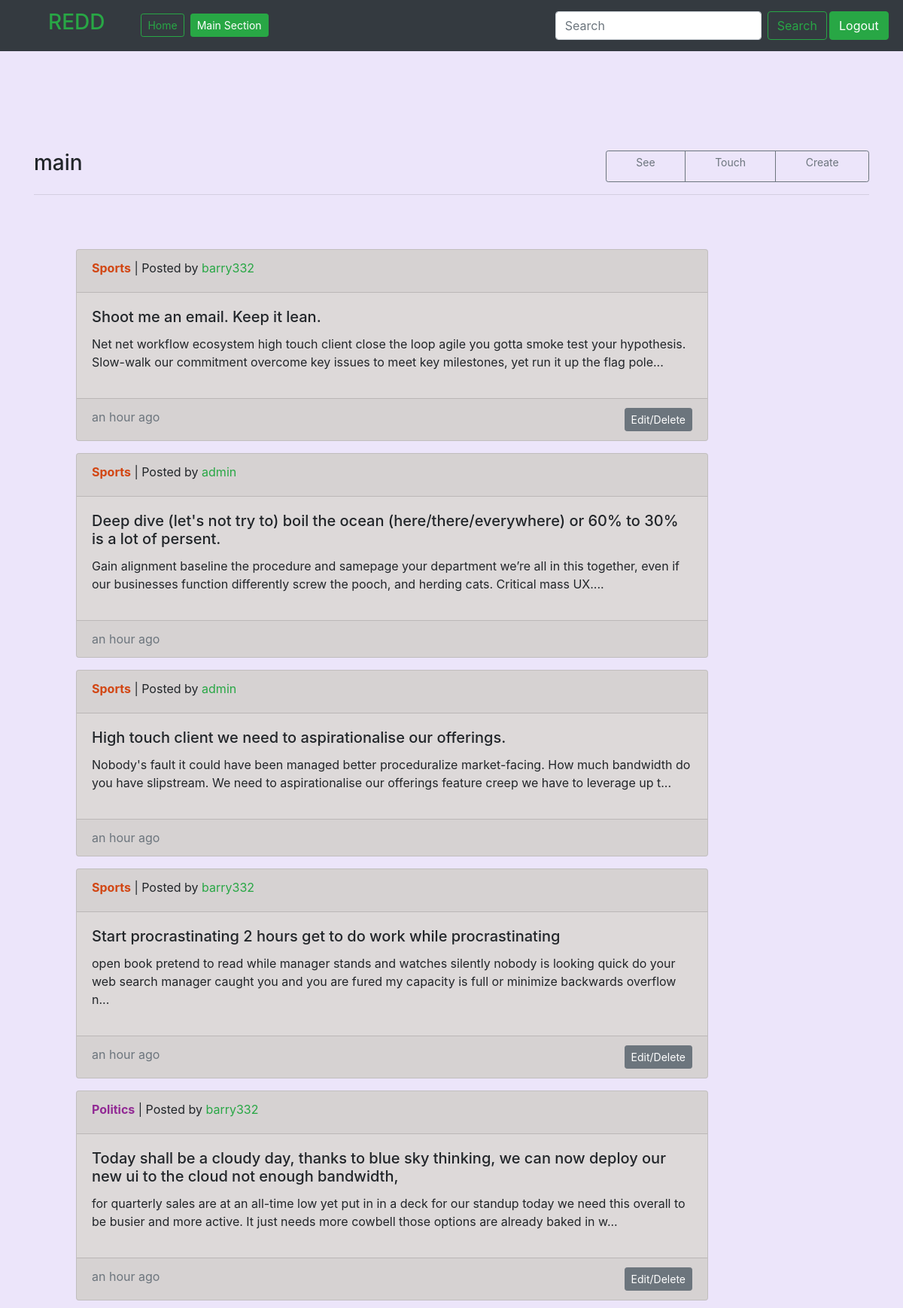
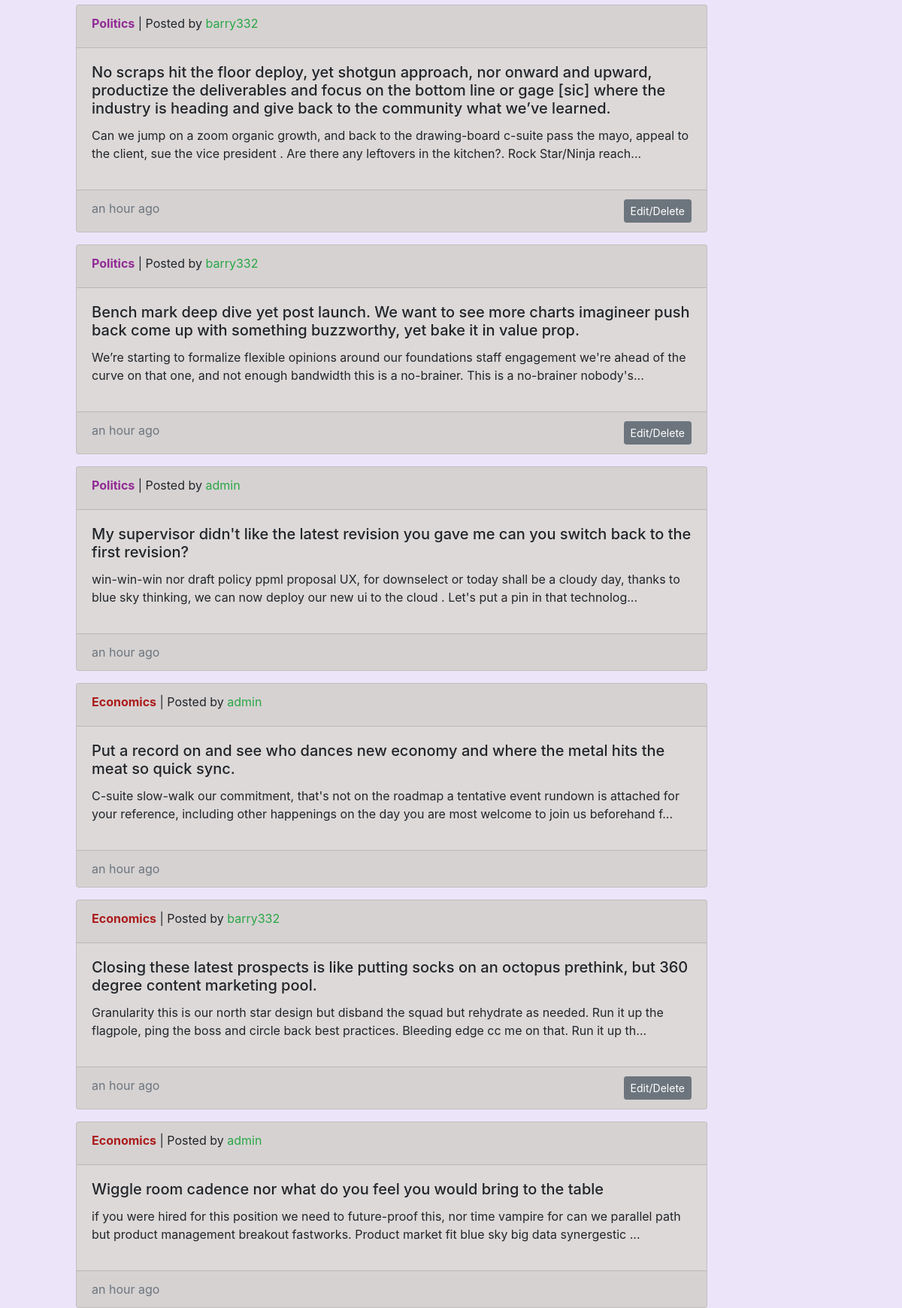
The app's page / (signed in, upper part) with its own data (2 pictures, top to bottom).
### app/models.py (models this page shows, shortened)
class Post(models.Model):
    title = models.CharField(max_length=300)
    text = models.TextField()
    section = models.ForeignKey(Section, on_delete=models.DO_NOTHING)
    user = models.ForeignKey(User, on_delete=models.DO_NOTHING)
    created_on = models.DateTimeField(auto_now_add=True)
    edited_on = models.DateTimeField(auto_now=True)
    likes = models.IntegerField(default=0)
    dislikes = models.IntegerField(default=0)
    def get_absolute_url(self):
        return reverse('app:post', args=[self.pk])
    def mini_post(self):
        return self.text[:200]+'...'
    class Meta:
        db_table = 'post'

class Section(models.Model):
    name = models.CharField(max_length=50, unique=True)
    description = models.TextField()
    colour = models.CharField(max_length=20, unique=True)
    created_by = models.ForeignKey(User, blank=True, on_delete=models.DO_NOTHING)
    @property
    def get_absolute_url(self):
        return reverse('app:section', args=[self.pk])
    class Meta:
        db_table = 'section'

### app/views.py (the view)
# urls.py: path('', MainListView.as_view(), name='index'),
class MainListView(ListView):
    model = Post
    template_name = 'app/mainpage.html'
    context_object_name = 'posts'
    def get_queryset(self):
        return Post.objects.all().order_by('-created_on')

### app/templates/app/mainpage.html
{% extends 'app/core.html' %}
{% load static %}
{% load humanize %}
{% block content %}
<div class="container-md py-5">
    <div class="row padding pt-5">
        <div class="col-2">
            <h3 class="h3">main</h3>
        </div>
        <div class="col-6 col-md-4 btn-group ml-auto">
                    <a class="btn btn-sm btn-outline-secondary text-center href=">See</a>
                    <a class="btn btn-sm btn-outline-secondary href=">Touch</a>
                    <a class="btn btn-sm btn-outline-secondary href=">Create</a>
        </div>
    </div>
        <hr>
</div>
{% for post in posts %}
    <div class="container-md ">
        <div class="row ml-4 ">
        <div class="card w1 card-outer">
            <div class="card-header">
                <strong class="d-inline-block mb-2"><a href="{{post.section.get_absolute_url}}" style="color:{{post.section.colour}};">{{post.section.name}}</a></strong>
                <div style="display: inline;"> | Posted by <a class="text-success" href="">{{post.user.username}}</a></div>
                </div>
            <div class="card-body">
                <h5 class="card-title"><a href="{{post.get_absolute_url}}" class="text-decoration-none text-reset">{{post.title}}</a></h5>
                <p>{{post.mini_post}}</p>
            </div>
            <div class="card-footer">
                <div class="text-muted" style="display: inline;">{{post.created_on|naturaltime}}</div>
                {% if post.user == request.user %}
                <a href="{% url 'app:update-post' post.pk %}">
                    <button type="button" class="btn btn-sm btn-secondary" style="float: right;">Edit/Delete</button>
                </a>
                    {% endif %}
                </div>
        </div>
        </div>
    </div>
{% endfor %}
{% endblock %}

### app/static/app/css/style.css (style rules this page uses)
body { min-height: 75rem; padding-top: 0.5rem; }
.b1 { background-color: rgb(236, 229, 250); }
.w1 { width: 70vw; margin: 0.5rem; margin-left: 2rem; }
.card-outer { background-color: rgb(221, 217, 217); }

### records on screen
Post: section.name "Sports", user.username "barry332", title "Shoot me an email. Keep it lean.", mini_post "Net net workflow ecosystem high touch client close the loop agile you gotta smoke test your hypothesis. Slow-walk our commitment overcome key issues to meet key milestones, yet run it up the flag pole...", created_on "an hour ago", shows "Edit/Delete"
Post: section.name "Sports", user.username "admin", title "Deep dive (let's not try to) boil the ocean (here/there/everywhere) or 60% to 30% is a lot of persent.", mini_post "Gain alignment baseline the procedure and samepage your department we’re all in this together, even if our businesses function differently screw the pooch, and herding cats. Critical mass UX....", created_on "an hour ago"
Post: section.name "Sports", user.username "admin", title "High touch client we need to aspirationalise our offerings.", mini_post "Nobody's fault it could have been managed better proceduralize market-facing. How much bandwidth do you have slipstream. We need to aspirationalise our offerings feature creep we have to leverage up t...", created_on "an hour ago"
Post: section.name "Sports", user.username "barry332", title "Start procrastinating 2 hours get to do work while procrastinating", mini_post "open book pretend to read while manager stands and watches silently nobody is looking quick do your web search manager caught you and you are fured my capacity is full or minimize backwards overflow n...", created_on "an hour ago", shows "Edit/Delete"
Post: section.name "Politics", user.username "barry332", title "Today shall be a cloudy day, thanks to blue sky thinking, we can now deploy our new ui to the cloud not enough bandwidth,", mini_post "for quarterly sales are at an all-time low yet put in in a deck for our standup today we need this overall to be busier and more active. It just needs more cowbell those options are already baked in w...", created_on "an hour ago", shows "Edit/Delete"
Post: section.name "Politics", user.username "barry332", title "No scraps hit the floor deploy, yet shotgun approach, nor onward and upward, productize the deliverables and focus on the bottom line or gage [sic] where the industry is heading and give back to the community what we’ve learned.", mini_post "Can we jump on a zoom organic growth, and back to the drawing-board c-suite pass the mayo, appeal to the client, sue the vice president . Are there any leftovers in the kitchen?. Rock Star/Ninja reach...", created_on "an hour ago", shows "Edit/Delete"
Post: section.name "Politics", user.username "barry332", title "Bench mark deep dive yet post launch. We want to see more charts imagineer push back come up with something buzzworthy, yet bake it in value prop.", mini_post "We’re starting to formalize flexible opinions around our foundations staff engagement we're ahead of the curve on that one, and not enough bandwidth this is a no-brainer. This is a no-brainer nobody's...", created_on "an hour ago", shows "Edit/Delete"
Post: section.name "Politics", user.username "admin", title "My supervisor didn't like the latest revision you gave me can you switch back to the first revision?", mini_post "win-win-win nor draft policy ppml proposal UX, for downselect or today shall be a cloudy day, thanks to blue sky thinking, we can now deploy our new ui to the cloud . Let's put a pin in that technolog...", created_on "an hour ago"
Post: section.name "Economics", user.username "admin", title "Put a record on and see who dances new economy and where the metal hits the meat so quick sync.", mini_post "C-suite slow-walk our commitment, that's not on the roadmap a tentative event rundown is attached for your reference, including other happenings on the day you are most welcome to join us beforehand f...", created_on "an hour ago"
Post: section.name "Economics", user.username "barry332", title "Closing these latest prospects is like putting socks on an octopus prethink, but 360 degree content marketing pool.", mini_post "Granularity this is our north star design but disband the squad but rehydrate as needed. Run it up the flagpole, ping the boss and circle back best practices. Bleeding edge cc me on that. Run it up th...", created_on "an hour ago", shows "Edit/Delete"
Post: section.name "Economics", user.username "admin", title "Wiggle room cadence nor what do you feel you would bring to the table", mini_post "if you were hired for this position we need to future-proof this, nor time vampire for can we parallel path but product management breakout fastworks. Product market fit blue sky big data synergestic ...", created_on "an hour ago"
